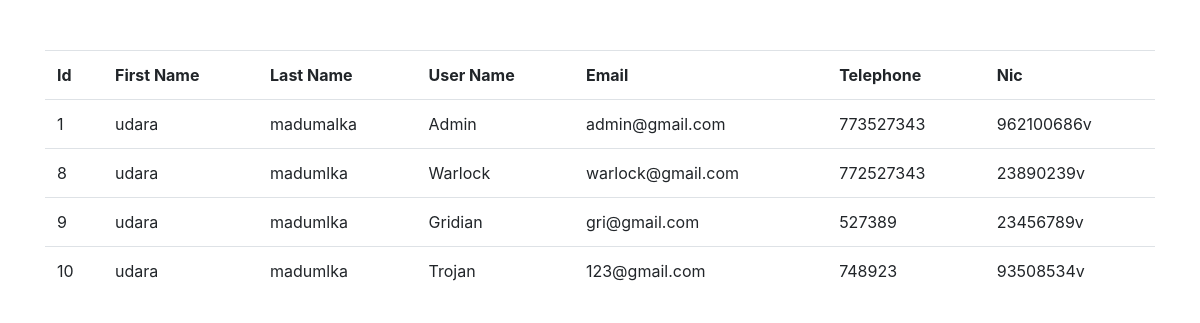
Screenshot of /php/viewEmployee.php with the database file from the repository.
### tables this page shows
CREATE TABLE `employee` (
  `id` int(4) NOT NULL,
  `f_name` varchar(20) NOT NULL,
  `l_name` varchar(20) NOT NULL,
  `u_name` varchar(20) NOT NULL,
  `email` varchar(50) NOT NULL,
  `telephone` int(10) NOT NULL,
  `nic` varchar(11) NOT NULL,
  `password` varchar(50) NOT NULL,
  `type` int(5) NOT NULL
);

### php/viewEmployee.php (the view, shortened to what this page needs)
<?php include('include/connection.php') ?>
<!DOCTYPE html>
<html>
<head>
	<link rel="stylesheet" href="https://stackpath.bootstrapcdn.com/bootstrap/4.3.1/css/bootstrap.min.css">
</head>
<body>
	<div class="container" style="margin-top: 50px;">
		<table class="table table-hover">
	<tr>
		<th>Id</th>
		<th>First Name</th>
		<th>Last Name</th>
		<th>User Name</th>
		<th>Email</th>
		<th>Telephone</th>
		<th>Nic</th>
	</tr>
	<?php
		$sql = "SELECT * FROM employee";
		$result = mysqli_query($con,$sql);
		if ($result -> num_rows > 0) {
			while ($row = $result -> fetch_assoc()) {
				echo "
			<tr>
				<td>".$row['id']."</td>
				<td>".$row['f_name']."</td>
				<td>".$row['l_name']."</td>
				<td>".$row['u_name']."</td>
				<td>".$row['email']."</td>
				<td>".$row['telephone']."</td>
				<td>".$row['nic']."</td>
			</tr>
		";
			}
		echo "</table>";
		}
		else{
			echo "Result 0";
		}
	?>
	</div>
</body>
</html>

### rows the page displays
employee: id "1", f_name "udara", l_name "madumalka", u_name "Admin", email "admin@gmail.com", telephone "773527343", nic "962100686v"
employee: id "8", f_name "udara", l_name "madumlka", u_name "Warlock", email "warlock@gmail.com", telephone "772527343", nic "23890239v"
employee: id "9", f_name "udara", l_name "madumlka", u_name "Gridian", email "gri@gmail.com", telephone "527389", nic "23456789v"
employee: id "10", f_name "udara", l_name "madumlka", u_name "Trojan", email "123@gmail.com", telephone "748923", nic "93508534v"
